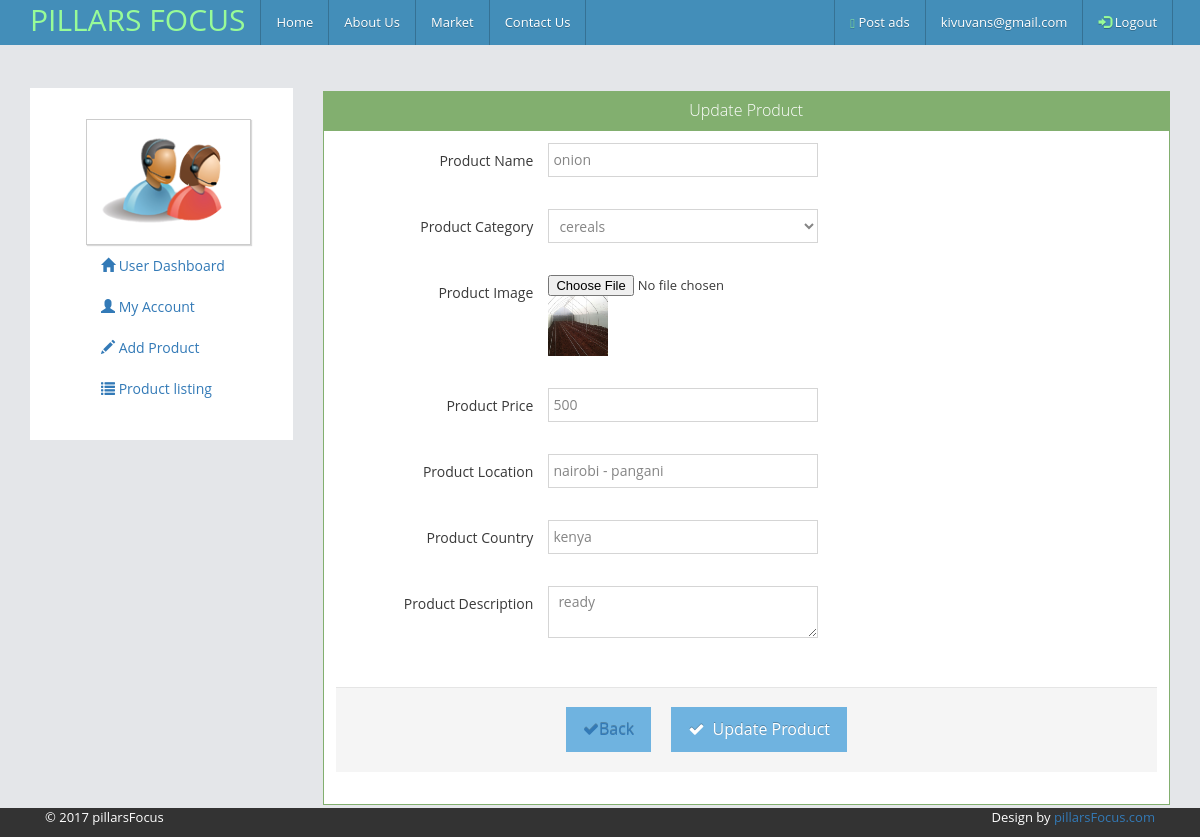
Page /dashboard.php?edit_product=41 (signed in) on the committed database.
### tables this page shows
CREATE TABLE `product` (
  `product_id` int(11) NOT NULL,
  `product_name` varchar(100) NOT NULL,
  `category_name` varchar(100) NOT NULL,
  `product_image` text NOT NULL,
  `product_price` varchar(100) NOT NULL,
  `product_location` varchar(100) NOT NULL,
  `product_country` varchar(100) NOT NULL,
  `product_description` varchar(250) NOT NULL,
  `status` int(2) NOT NULL DEFAULT '0',
  `user_email` varchar(100) NOT NULL,
  `reg_date` timestamp NOT NULL DEFAULT CURRENT_TIMESTAMP ON UPDATE CURRENT_TIMESTAMP
);

### edit_product.php (the view, shortened to what this page needs)
            <div class="col-lg-9">
            <div class="pricing-box">
										<div class="widget-box widget-color-green">
											<div class="widget-header">
												<h5 class="widget-title bigger lighter">Update  Product</h5>
											</div>
                                             <?php
	if(isset($_GET['edit_product'])){
    $edit_product = $_GET['edit_product'];
	$get_product = "select * from product where product_id= '$edit_product'";
$run_product = mysqli_query($con, $get_product);
while ($row_product= mysqli_fetch_array($run_product)){
	$product_name= $row_product['product_name'];
	$product_image= $row_product['product_image'];
	$product_price= $row_product['product_price'];
	$product_location= $row_product['product_location'];
	$product_country= $row_product['product_country'];
	$product_description= $row_product['product_description'];
}
	}
?>
										  <div class="widget-body">
											<div class="widget-main">
<form class="form-horizontal" action="" method="post" enctype="multipart/form-data">
									<div class="form-group">
										<label class="col-sm-3 control-label no-padding-right" for="form-field-4">Product Name</label>
										<div class="col-sm-9">
										  <input class="input-xlarge" type="text" id="form-field-4" name="proname" value="<?php echo $product_name ?>" />
											<div class="space-2"></div>
										</div>
									</div>
<div class="space-4"></div>
<div class="form-group">
										<label class="col-sm-3 control-label no-padding-right" for="form-field-4">Product Category</label>
										<div class="col-sm-9">
										  <select class="chosen-select form-control input-xlarge" id="form-field-select-3" name="category" value="" >
											<?php
											$get_cats="select * from product_category";
            $run_cats= mysqli_query($con,$get_cats);
            while($row_cats=mysqli_fetch_array($run_cats)){
                    $category_id=$row_cats['category_id'];
                    $category_name=$row_cats['category_name'];
			echo		"<option value='$category_id'> $category_name </option>";
		}?>
															</select>
											<div class="space-2"></div>
										</div>
									</div>
<div class="space-4"></div>
<div class="form-group">
										<label class="col-sm-3 control-label no-padding-right" for="form-field-4">Product Image</label>
										<div class="col-sm-9">
											<input class="input-xlarge" type="file" value="<?php echo $product_image ?>" name="file" id="fileToUpload" ><img src="uploads/<?php echo $product_image ?>" width="60" height="60"/>
											<div class="space-2"></div>
										</div>
				</div>
<div class="space-4"></div>
<div class="form-group">
										<label class="col-sm-3 control-label no-padding-right" for="form-field-4">Product Price</label>
										<div class="col-sm-9">
											<input class="input-xlarge" type="text" id="form-field-4"  name="price" value="<?php echo $product_price ?>" />
											<div class="space-2"></div>
										</div>
				</div>
<div class="space-4"></div>
<div class="form-group">
										<label class="col-sm-3 control-label no-padding-right" for="form-field-4">Product Location</label>
										<div class="col-sm-9">
											<input class="input-xlarge" type="text" id="form-field-4"  name="location" value="<?php echo $product_location ?>" />
											<div class="space-2"></div>
										</div>
				</div>
<div class="space-4"></div>
<div class="form-group">
										<label class="col-sm-3 control-label no-padding-right" for="form-field-4">Product Country</label>
										<div class="col-sm-9">
											<input class="input-xlarge" type="text" id="form-field-4"  name="country" value="<?php echo $product_country ?>" />
											<div class="space-2"></div>
										</div>
				</div>
<div class="space-4"></div>
<div class="form-group">
										<label class="col-sm-3 control-label no-padding-right" for="form-field-4">Product Description</label>
										<div class="col-sm-9">
										 <textarea class="form-control limited input-xlarge" id="form-field-9" name="desc" maxlength="500" ><?php echo $product_description ?></textarea>
											<div class="space-2"></div>
										</div>
				</div>
                <div class="space-4"></div>
<div class="clearfix form-actions">
										<div class="col-md-offset-3 col-md-9 ">
                                   <div class="btn btn-info" >    <a href='dashboard.php?product_listing'><i class="ace-icon fa fa-check "></i>Back </a></div>&nbsp;&nbsp;&nbsp;&nbsp;&nbsp;
											<button class="btn btn-info" type="submit" name="editproduct" >
												<i class="ace-icon fa fa-check "></i>
												Update Product
											</button>
										</div>
                                    </div>
								</form>
											 </div>
											</div>
										</div>
									</div>
                </div>

### rows in the picture
product: proname "onion", product_image (picture), price "500", location "nairobi - pangani", country "kenya", desc "ready"

### other values in the picture
$_SESSION['email'] "kivuvans@gmail.com"
form field category "cereals"
